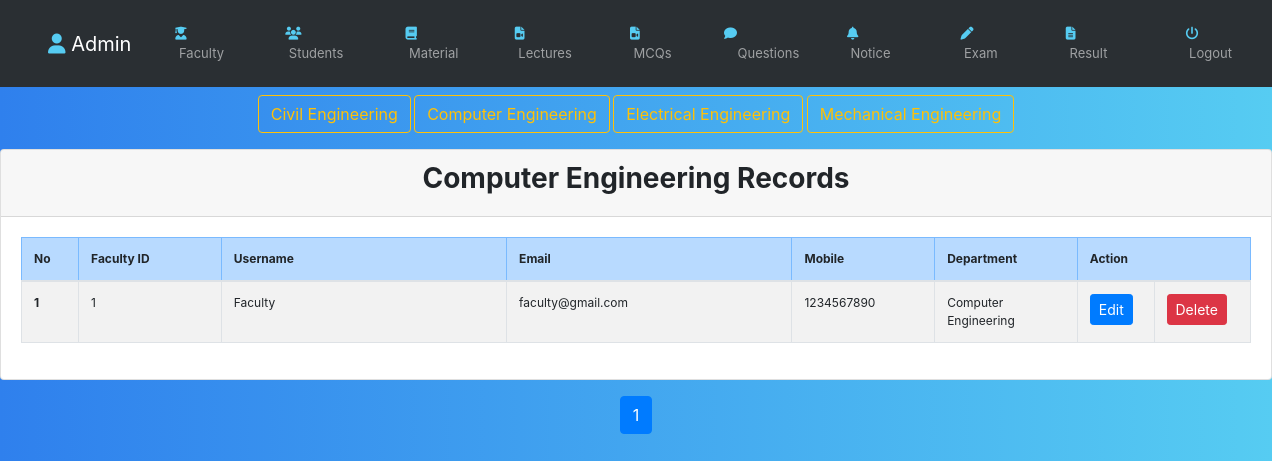
The page /admin/view_faculty.php?d_id=2 (signed in) on the database its author committed.
### tables this page shows
CREATE TABLE `department` (
  `d_id` int(25) NOT NULL,
  `department` varchar(255) NOT NULL
);

CREATE TABLE `faculty` (
  `faculty_id` int(25) NOT NULL,
  `username` varchar(250) NOT NULL,
  `email` varchar(250) NOT NULL,
  `mobile` bigint(20) NOT NULL,
  `d_id` int(25) NOT NULL,
  `password` varchar(250) NOT NULL,
  `code` mediumint(50) NOT NULL,
  `status` varchar(250) NOT NULL,
  `create_time` datetime NOT NULL DEFAULT current_timestamp(),
  `update_time` datetime DEFAULT NULL
);

### admin/view_faculty.php (the view, shortened to what this page needs)
<?php
	require '../db/dbcon.php';
	if(isset($_GET['d_id'])>0 && $_GET['d_id']<5 && $_GET['d_id']!='')
	{
		$limit=5;
		if (isset($_GET['page'])) {
			$page=$_GET['page'];
		}else{
			$page=1;
		}
		$offset=($page-1)*$limit;
		$d_id =$_GET['d_id'];
		$Query="SELECT department FROM department WHERE d_id=$d_id";
		$qResult=mysqli_query($con,$Query);
		$dep=mysqli_fetch_assoc($qResult);
?>
<!DOCTYPE html>
<head>
</head>
<body>
	<center>
		<a class="btn btn-outline-warning mb-3 mt-2" href="../admin/view_faculty.php?d_id=1">Civil Engineering</a>
		<a class="btn btn-outline-warning mb-3 mt-2" href="../admin/view_faculty.php?d_id=2">Computer Engineering</a>
		<a class="btn btn-outline-warning mb-3 mt-2" href="../admin/view_faculty.php?d_id=3">Electrical Engineering</a>
		<a class="btn btn-outline-warning mb-3 mt-2" href="../admin/view_faculty.php?d_id=4">Mechanical Engineering</a>
	</center>
	<div class="card">
		<div class="card-header">
			<h3 class="text-center font-weight-bold"><?php echo $dep['department']; ?> Records</h3>
		</div>
		<div class="card-body">
					<div class="table-responsive">
						<table class="table thover ts table-bordered">
							<thead class="table-primary">
								<tr class="">
									<th width="4%">No</th>
									<th width="10%">Faculty ID</th>
									<th width="20%">Username</th>
									<th width="20%">Email</th>
									<th width="10%">Mobile</th>
									<th width="10%">Department</th>
									<th width="10%" colspan="2">Action</th>
								</tr>
							</thead>
							<tbody>
		<?php
		$sql="SELECT faculty.faculty_id, faculty.username, faculty.mobile, faculty.email, department.department FROM faculty,department WHERE faculty.d_id=$d_id && department.d_id=$d_id LIMIT {$offset},{$limit}";
		$sql1="SELECT * FROM `faculty` WHERE faculty.d_id=$d_id";
		$result=mysqli_query($con,$sql);
		$records=mysqli_num_rows($result);
		if ($records>0) {
			$No = 0;
		while ($row = mysqli_fetch_array($result)) {
			$No = $No + 1;
		?>
								<tr>
									<td><?php echo "<b>".$No."</b>"; ?></td>
									<td><?php echo $row['faculty_id']; ?></td>
									<td><?php echo $row['username']; ?></td>
									<td><?php echo $row['email']; ?></td>
									<td><?php echo $row['mobile']; ?></td>
									<td><?php echo $row['department']; ?></td>
									<td ><a class="btn btn-sm btn-primary" href="">Edit</a></td>
									<td><a class="btn btn-sm btn-danger" href="">Delete</a></td>
								</tr>
					<?php
							}
					}
			?>
							</tbody>
						</table>
						</div>
				</div>
	</div>
	<div class="container mt-3">
	<?php
		$records1=mysqli_num_rows(mysqli_query($con,$sql1));
		if ($records1>0) {
			$total_page=ceil($records1/$limit);
			echo'<ul class="pagination justify-content-center">';
			for ($i=1; $i<=$total_page; $i++) {
				if ($i==$page) {
					$active='active';
				} else{
					$active="";
				}
					$PageNo='<li class="page-item '.$active.'"><a class="page-link" href="view_faculty.php?d_id='.$d_id.'&page='.$i.'">'.$i.'</a></li>';
				echo $PageNo;
			}
			echo'</ul>';
			}
	} else {
		echo "<h2 class='text-danger text-center mt-5'>Invalid ID</h2> ";
	}
	?>
</div>
</body>
</html>

### inc/header.php (style rules this page uses)
table,th,td,p, center { font-size: 12px; }
.ts tbody tr:nth-of-type(odd) { background-color: rgba(0, 0, 0, 0.05); }
body { background: #56CCF2; background: linear-gradient(to right, #2F80ED, #56CCF2); }

### admin/view_faculty.php (style rules this page uses)
.ts tbody tr:nth-of-type(odd) { background-color: rgba(0, 0, 0, 0.05); }

### rows shown on the page
department: department "Computer Engineering"
faculty: faculty_id "1", username "Faculty", email "faculty@gmail.com", mobile "1234567890", d.department "Computer Engineering"
